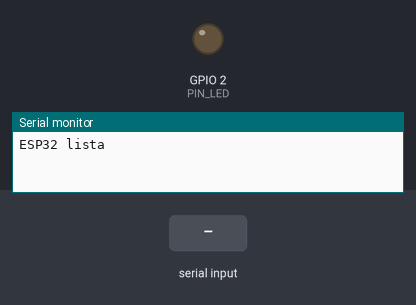
This sketch was run on a simulated ESP32. On the bench: output pins drawn as LEDs (lit = HIGH), the last lines printed to the serial monitor. Inputs (shaded band) come from the test bench.

Above: at 1.2 s.
1.3 s: "LED ON\n" received over Serial
At 2.5 s:
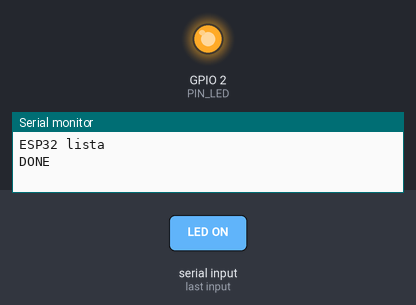
2.8 s: "LED OFF\n" received over Serial
At 3.6 s:
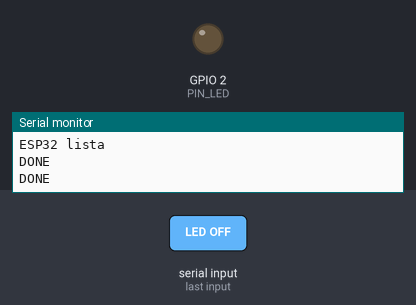
Timing chart, 0 to 5.8 s (numbered marks = the images above; inputs shaded):
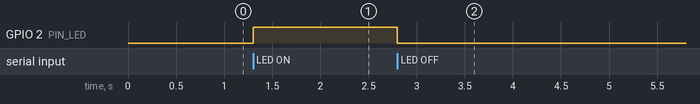

The sketch:

eco_serial.ino
```cpp
// Prueba del enlace Pi <-> ESP32 por USB. NO mueve motores.
// Protocolo igual al del robot: la Pi manda una línea, la ESP32 responde
// "DONE [datos]" o "ERR <motivo>".
//   PING        -> DONE PONG
//   LED ON|OFF  -> DONE (LED de la placa, si tiene, en el pin 2)
//   cualquier otra cosa -> ERR desconocido: <linea>
// Se puede probar también desde el Monitor Serie del Arduino IDE (115200,
// fin de línea "Nueva línea").

const int PIN_LED = 2;
String linea;

void setup() {
  Serial.begin(115200);
  pinMode(PIN_LED, OUTPUT);
  Serial.println("ESP32 lista");  // mensaje informativo (la Pi lo ignora)
}

void procesar(String cmd) {
  cmd.trim();
  if (cmd.length() == 0) return;
  if (cmd == "PING") {
    Serial.println("DONE PONG");
  } else if (cmd == "LED ON") {
    digitalWrite(PIN_LED, HIGH);
    Serial.println("DONE");
  } else if (cmd == "LED OFF") {
    digitalWrite(PIN_LED, LOW);
    Serial.println("DONE");
  } else {
    Serial.print("ERR desconocido: ");
    Serial.println(cmd);
  }
}

void loop() {
  while (Serial.available()) {
    char c = Serial.read();
    if (c == '\n') {
      procesar(linea);
      linea = "";
    } else if (c != '\r') {
      linea += c;
    }
  }
}
```

Measured:
- after the input at 1.3 s, GPIO 2 (PIN_LED): LOW → HIGH at once
- after the input at 2.8 s, GPIO 2 (PIN_LED): HIGH → LOW at once
